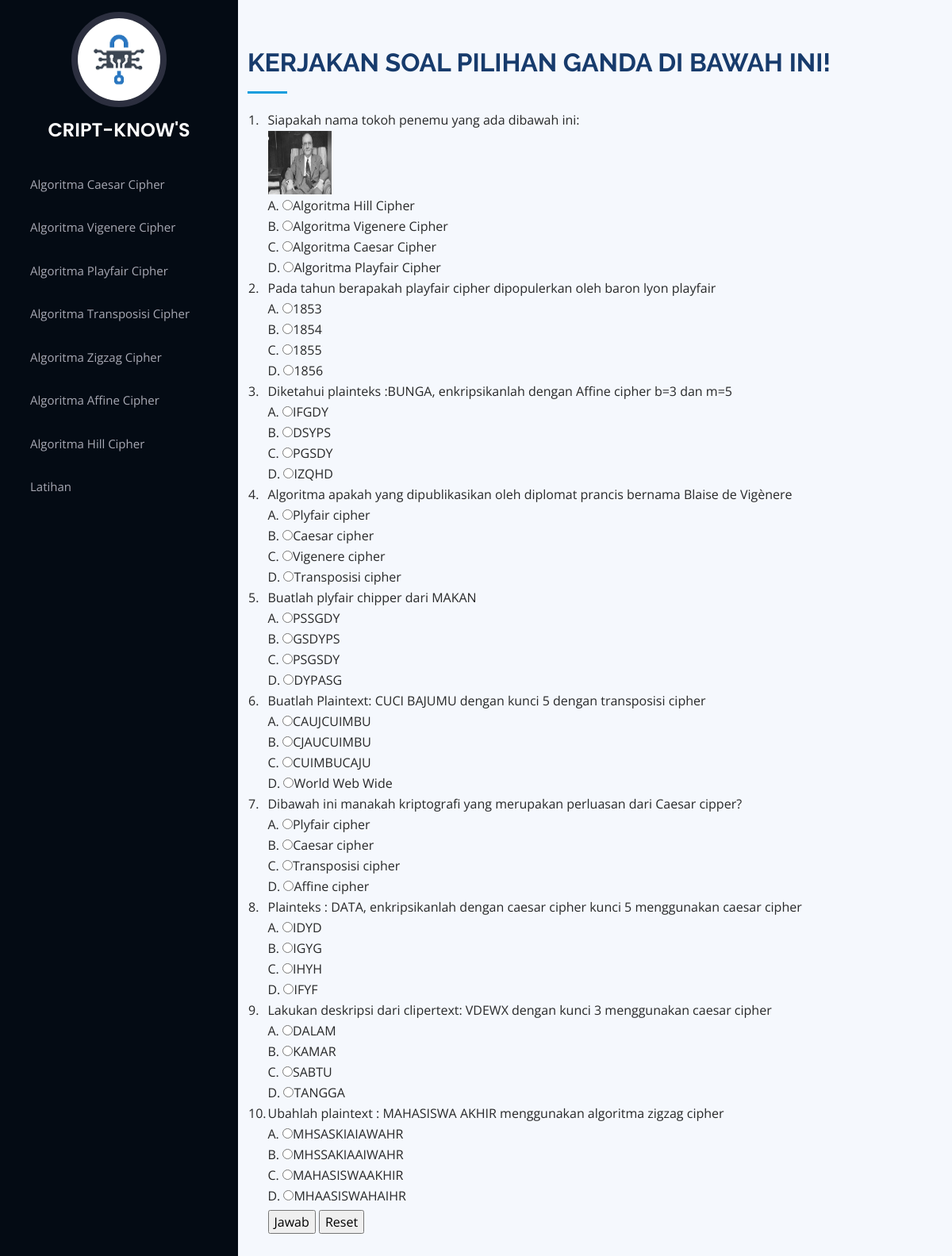
The page / on the database its author committed.
### tables this page shows
CREATE TABLE `tbl_soal` (
  `id_soal` int(11) NOT NULL,
  `soal` text NOT NULL,
  `a` varchar(50) NOT NULL,
  `b` varchar(50) NOT NULL,
  `c` varchar(50) NOT NULL,
  `d` varchar(50) NOT NULL,
  `kunci` varchar(50) NOT NULL,
  `gambar` varchar(100) NOT NULL,
  `tanggal` date NOT NULL,
  `aktif` enum('Y','N') NOT NULL
);

### index.php (the view, shortened to what this page needs)
<!DOCTYPE html>
<html lang="en">
<head>
  <link href="assets/vendor/aos/aos.css" rel="stylesheet">
  <link href="assets/vendor/bootstrap/css/bootstrap.min.css" rel="stylesheet">
  <link href="assets/vendor/bootstrap-icons/bootstrap-icons.css" rel="stylesheet">
  <link href="assets/vendor/boxicons/css/boxicons.min.css" rel="stylesheet">
  <link href="assets/vendor/glightbox/css/glightbox.min.css" rel="stylesheet">
  <link href="assets/vendor/swiper/swiper-bundle.min.css" rel="stylesheet">
  <link href="assets/css/style.css" rel="stylesheet">
</head>
<body>
  <header id="header">
    <div class="d-flex flex-column">
      <div class="profile">
        <img src="assets/img/kripto/logo2.png" alt="" class="img-fluid rounded-circle">
        <h1 class="text-light"><a href="index.html">CRIPT-KNOW'S</a></h1>
      <nav id="navbar" class="nav-menu navbar">
        <ul>
          <li>
              <a href="caesar.php" class="dropdown-item">
                 Algoritma Caesar Cipher
              </a>
          </li>
          <li><a href="Vigenere.php" class="dropdown-item">
                 Algoritma Vigenere Cipher
              </a>
          </li>
          <li><a href="Playfair.php" class="dropdown-item">
                 Algoritma Playfair Cipher
              </a>
          </li>
          <li><a href="transposisi.php" class="dropdown-item">
                Algoritma Transposisi Cipher
            </a>
          </li>
           <li><a href="Zigzag.php" class="dropdown-item">
                 Algoritma Zigzag Cipher
              </a>
          </li>
          <li><a href="Affine.php" class="dropdown-item">
                 Algoritma Affine Cipher
              </a>
          </li>
          <li><a href="Hill.php" class="dropdown-item">
                Algoritma Hill Cipher
            </a>
          </li>
          <li><a href="index.php" class="dropdown-item">
                Latihan
              </a>
            </li>
        </ul>
      </nav>
    </div>
  </header>
  <main id="main">
<body>
  <section id="contact" class="contact">
      <div class="container">
        <div class="section-title">
          <h2>KERJAKAN SOAL PILIHAN GANDA DI BAWAH INI!</h2>
    <table border="0">
        <tbody>
            <?php
                include "koneksi.php";
                $query    =mysqli_query($conn, "SELECT * FROM tbl_soal WHERE aktif='Y' ORDER BY id_soal DESC");
                $no = 0;
                while($data = mysqli_fetch_array($query)){
                $no++
            ?>
            <form action="jawab.php" method="POST">
                <tr>
                    <td><?php echo $no?>.</td>
                    <td><?php echo $data['soal'];?></td>
                </tr>
                <?php
                    if(!empty($data['gambar'])){
                        echo "<tr><td></td><td><img src='assets/img/kripto/$data[gambar]' width='80' height='80'></td></tr>";
                    }
                ?>
                <tr>
                    <td></td>
                    <td>A. <input name="pilihan[<?php echo $data['id_soal']?>]" type="radio" value="A"><?php echo $data['a'];?></td>
                </tr>
                <tr>
                    <td></td>
                    <td>B. <input name="pilihan[<?php echo $data['id_soal']?>]" type="radio" value="B"><?php echo $data['b'];?></td>
                </tr>
                <tr>
                    <td></td>
                    <td>C. <input name="pilihan[<?php echo $data['id_soal']?>]" type="radio" value="C"><?php echo $data['c'];?></td>
                </tr>
                <tr>
                    <td></td>
                    <td>D. <input name="pilihan[<?php echo $data['id_soal']?>]" type="radio" value="D"><?php echo $data['d'];?></td>
                </tr>
                <?php
                }
                ?>
                <tr>
                    <td height="40"></td>
                    <td>
                        <input type="submit" name="submit" value="Jawab" onclick="return confirm('Perhatian! Apakah Anda sudah yakin dengan semua jawaban Anda?')">
                        <input type="reset" value="Reset">
                    </td>
                </tr>
            </form>
        </tbody>
    </table>
    </div>
      </div>
    </section>
</body>
</html>
</body>
</html>

### assets/css/style.css (style rules this page uses)
body { font-family: "Open Sans", sans-serif; color: #272829; }
a { color: #149ddd; text-decoration: none; }
h1, h2, h3, h4, h5, h6 { font-family: "Raleway", sans-serif; }
#header { position: fixed; top: 0; left: 0; bottom: 0; width: 300px; transition: all ease-in-out 0.5s; z-index: 9997; transition: all 0.5s; padding: 0 15px; background: #040b14; overflow-y: auto; }
#header .profile img { margin: 15px auto; display: block; width: 120px; border: 8px solid #2c2f3f; }
#header .profile h1 { font-size: 24px; margin: 0; padding: 0; font-weight: 600; -moz-text-align-last: center; text-align-last: center; font-family: "Poppins", sans-serif; }
#header .profile h1 a, #header .profile h1 a:hover { color: #fff; text-decoration: none; }
#main { margin-left: 300px; }
.nav-menu { padding: 30px 0 0 0; }
.nav-menu * { margin: 0; padding: 0; list-style: none; }
.nav-menu>ul>li { position: relative; white-space: nowrap; }
.nav-menu a, .nav-menu a:focus { display: flex; align-items: center; color: #a8a9b4; padding: 12px 15px; margin-bottom: 8px; transition: 0.3s; font-size: 15px; }
section { padding: 60px 0; overflow: hidden; }
.section-title { padding-bottom: 30px; }
.section-title h2 { font-size: 32px; font-weight: bold; margin-bottom: 20px; padding-bottom: 20px; position: relative; color: #173b6c; }
.section-title h2::after { content: ""; position: absolute; display: block; width: 50px; height: 3px; background: #149ddd; bottom: 0; left: 0; }
.contact { padding-bottom: 30px; background: #F5F8FD; }

### rows shown on the page
tbl_soal: soal "Siapakah nama tokoh penemu yang ada dibawah ini:", gambar (picture), a "Algoritma Hill Cipher", b "Algoritma Vigenere Cipher", c "Algoritma Caesar Cipher", d "Algoritma Playfair Cipher"
tbl_soal: soal "Pada tahun berapakah playfair cipher dipopulerkan oleh baron lyon playfair", a "1853", b "1854", c "1855", d "1856"
tbl_soal: soal "Diketahui plainteks :BUNGA, enkripsikanlah dengan Affine cipher b=3 dan m=5", a "IFGDY", b "DSYPS", c "PGSDY", d "IZQHD"
tbl_soal: soal "Algoritma apakah yang dipublikasikan oleh diplomat prancis bernama Blaise de Vigènere", a "Plyfair cipher", b "Caesar cipher", c "Vigenere cipher", d "Transposisi cipher"
tbl_soal: soal "Buatlah plyfair chipper dari MAKAN", a "PSSGDY", b "GSDYPS", c "PSGSDY", d "DYPASG"
tbl_soal: soal "Buatlah Plaintext: CUCI BAJUMU dengan kunci 5 dengan transposisi cipher", a "CAUJCUIMBU", b "CJAUCUIMBU", c "CUIMBUCAJU", d "World Web Wide"
tbl_soal: soal "Dibawah ini manakah kriptografi yang merupakan perluasan dari Caesar cipper?", a "Plyfair cipher", b "Caesar cipher", c "Transposisi cipher", d "Affine cipher"
tbl_soal: soal "Plainteks : DATA, enkripsikanlah dengan caesar cipher kunci 5 menggunakan caesar cipher", a "IDYD", b "IGYG", c "IHYH", d "IFYF"
tbl_soal: soal "Lakukan deskripsi dari clipertext: VDEWX dengan kunci 3 menggunakan caesar cipher", a "DALAM", b "KAMAR", c "SABTU", d "TANGGA"
tbl_soal: soal "Ubahlah plaintext : MAHASISWA AKHIR menggunakan algoritma zigzag cipher", a "MHSASKIAIAWAHR", b "MHSSAKIAAIWAHR", c "MAHASISWAAKHIR", d "MHAASISWAHAIHR"
